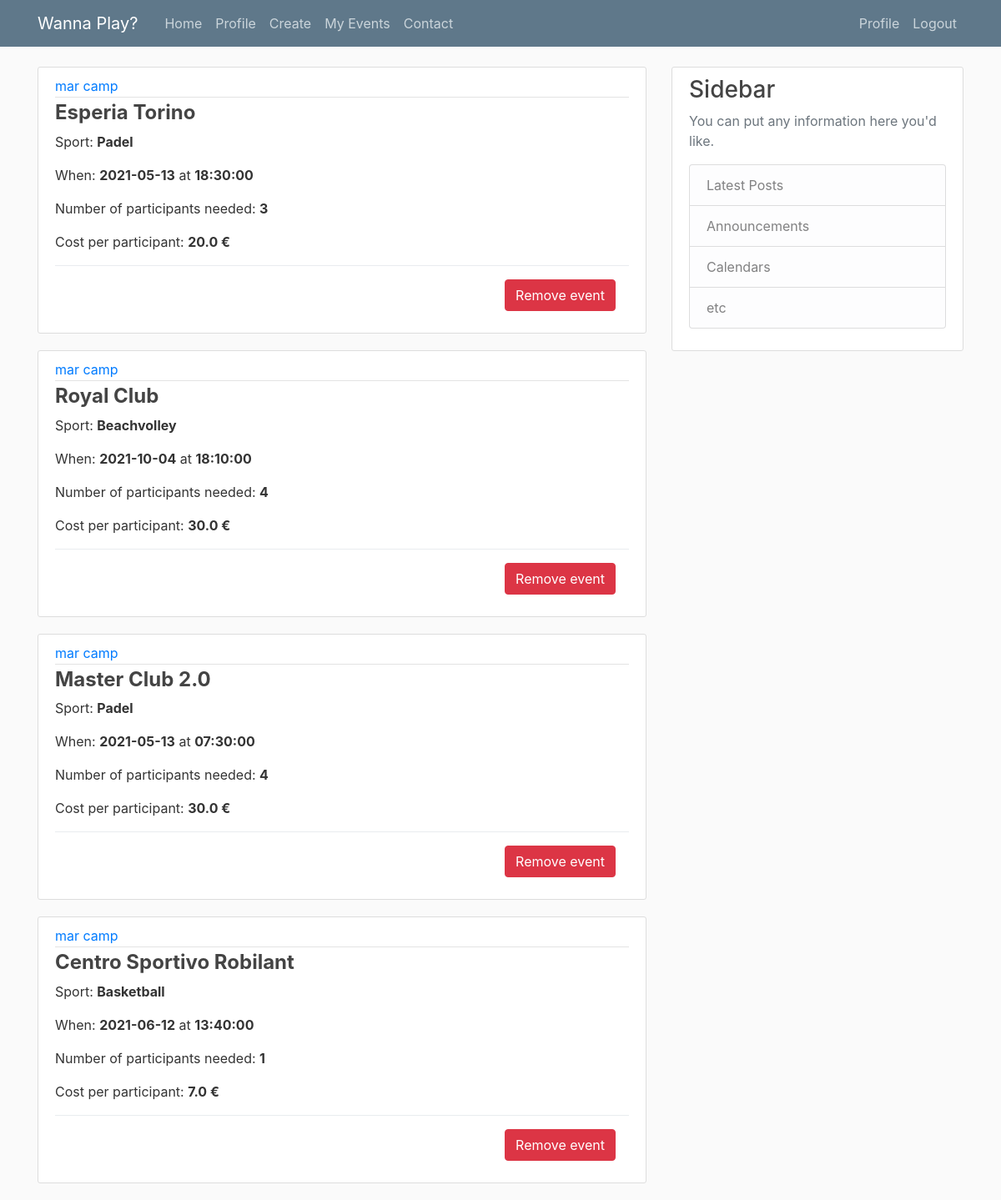
Before: /myevents (signed in) with the older database file.
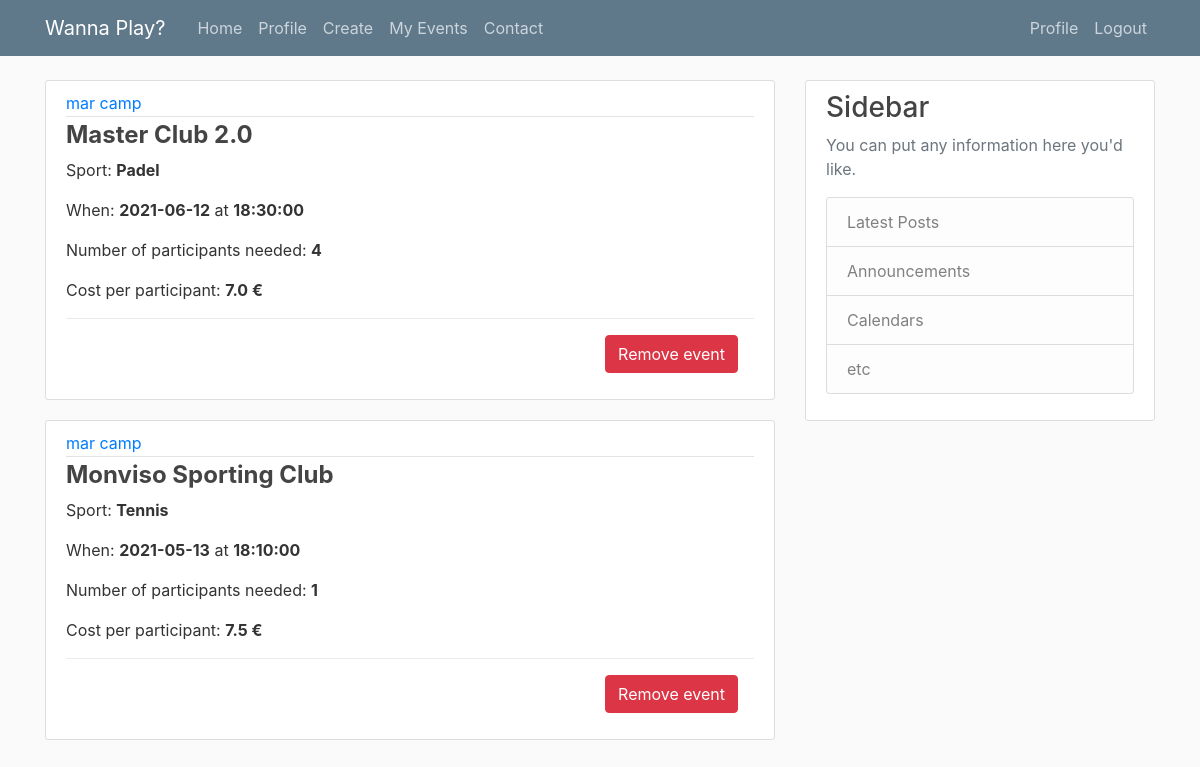
After: the same page with the newer database file.
### flaskblog/models.py (models this page shows, shortened)
class Event(db.Model):
    id=db.Column(db.Integer, primary_key=True)
    date=db.Column(db.Date, nullable=False)
    time=db.Column(db.Time, nullable=False)
    cost=db.Column(db.Float, nullable=False, default='To be defined')
    np=db.Column(db.Integer, nullable=False)
    user_id=db.Column(db.Integer, db.ForeignKey('user.id'), nullable=False)
    club_id=db.Column(db.Integer, db.ForeignKey('club.id'), nullable=False)
    sport_id=db.Column(db.Integer, db.ForeignKey('sport.id'), nullable=False)
    participant2 = db.relationship('Participant', foreign_keys=[Participant.e_id], backref='part', lazy=True)

class User(db.Model, UserMixin):
    __tablename__='user'
    id=db.Column(db.Integer, primary_key=True)
    name = db.Column(db.String(60), nullable=False)
    surname = db.Column(db.String(60), nullable=False)
    birthdate= db.Column(db.Date, nullable=False)
    email=db.Column(db.String(120), unique=True, nullable=False)
    password=db.Column(db.String(60), nullable=False)
    image_file=db.Column(db.String(20), nullable=False, default='default.jpg')
    events=db.relationship('Event', backref='creator', lazy=True)
    sport_played_2 = db.relationship('SportPlayed', foreign_keys=[SportPlayed.u_id], backref='played', lazy=True)
    participant = db.relationship('Participant', foreign_keys=[Participant.u_id], backref='joined', lazy=True)

class Club(db.Model):
    id=db.Column(db.Integer, primary_key=True)
    name=db.Column(db.String(60), nullable=False)
    address=db.Column(db.String(240), nullable=False)
    phone=db.Column(db.String(60), nullable=False, unique=True)
    events_2=db.relationship('Event', backref='place', lazy=True)

class Sport(db.Model):
    __tablename__ = 'sport'
    id=db.Column(db.Integer, primary_key=True)
    name = db.Column(db.String(60), nullable=False)
    sport_played = db.relationship('SportPlayed', foreign_keys=[SportPlayed.s_id], backref='sport', lazy=True)
    events_4 = db.relationship('Event', backref='sportevent', lazy=True)

### flaskblog/routes.py (the view)
@app.route("/myevents")
@login_required
def myevents():
    posts = Event.query.filter_by(user_id = current_user.id).all()
    return render_template('myevents.html', title='My Events', posts=posts)

### flaskblog/models.py (called while the page is built)
@login_manager.user_loader
def load_user(user_id):
    return User.query.get(int(user_id))

### flaskblog/templates/myevents.html (shortened to what this page needs)
<!DOCTYPE html>
<html lang="en">
{% extends "layout.html" %}
{% block content %}
    {% for event in posts %}
        <article class="media content-section">
          <div class="media-body">
            <div class="article-metadata">
                <a class="mr-2" href="#">{{ event.creator.name }} {{ event.creator.surname }}</a>
            </div>
            <h4><a class="article-content" > <b>{{ event.place.name }}</b></a></h4>
              <p class="article-content"> Sport: <b> {{ event.sportevent.name }}  </b> </p>
              <p class="article-content"> When: <b>{{ event.date }}</b> at <b>{{ event.time }} </b> </p>
            <p class="article-content"> Number of participants needed: <b>{{ event.np }}</b></p>
              <p class="article-content"> Cost per participant: <b> {{ event.cost }} € </b> </p>
        <div class="modal-footer">
          <form action="{{ url_for('remove', event_id=event.id) }}" method="POST">
            <input class="btn btn-danger" type="submit" value="Remove event">
          </form>
        </div>
          </div>
        </article>
    {% endfor %}
{% endblock content %}

Changed rows visible on the page:
no longer on this page (row edited): Event: creator.name "mar", creator.surname "camp", place.name "Master Club 2.0", sportevent.name "Padel", date "2021-05-13", time "07:30:00", np "4", cost "30.0"
removed Event: creator.name "mar", creator.surname "camp", place.name "Centro Sportivo Robilant", sportevent.name "Basketball", date "2021-06-12", time "13:40:00", np "1", cost "7.0"
changed Event "Padel": place.name "Esperia Torino" → "Master Club 2.0"; date "2021-05-13" → "2021-06-12"; np "3" → "4"; cost "20.0" → "7.0"
changed Event: place.name "Royal Club" → "Monviso Sporting Club"; sportevent.name "Beachvolley" → "Tennis"; date "2021-10-04" → "2021-05-13"; np "4" → "1"; cost "30.0" → "7.5"
